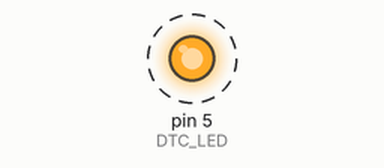
A sketch run on a simulated Arduino Uno, built with avr-gcc and run on an emulated ATmega328P. On the bench: output pins drawn as LEDs (lit = HIGH). Dashed ring = blinking.

Above: at 0.15 s.
Timing chart, 0 to 3.0 s (numbered marks = the images above):
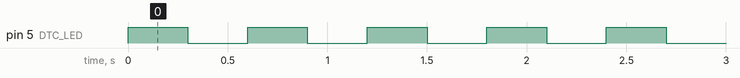

The sketch:

led_on_off.ino
```cpp
// Change here if you're using a different socket
#define DTC_LED 5 // <= digital socket number (D5)
// the setup function runs once when you press reset or power the board
void setup() {
// initialize digital pin LED_SOCKET as an output.
pinMode(DTC_LED, OUTPUT);
}
// the loop function runs over and over again forever
void loop() {
digitalWrite(DTC_LED, HIGH); // turn the LED on (HIGH is the voltage level)
delay(300); // wait for a second
digitalWrite(DTC_LED, LOW); // turn the LED off by making the voltage LOW
delay(300); // wait for a second
}
```

Measured:
- by itself, pin 5 (DTC_LED): alternates HIGH for 0.30 s and LOW for 0.30 s
